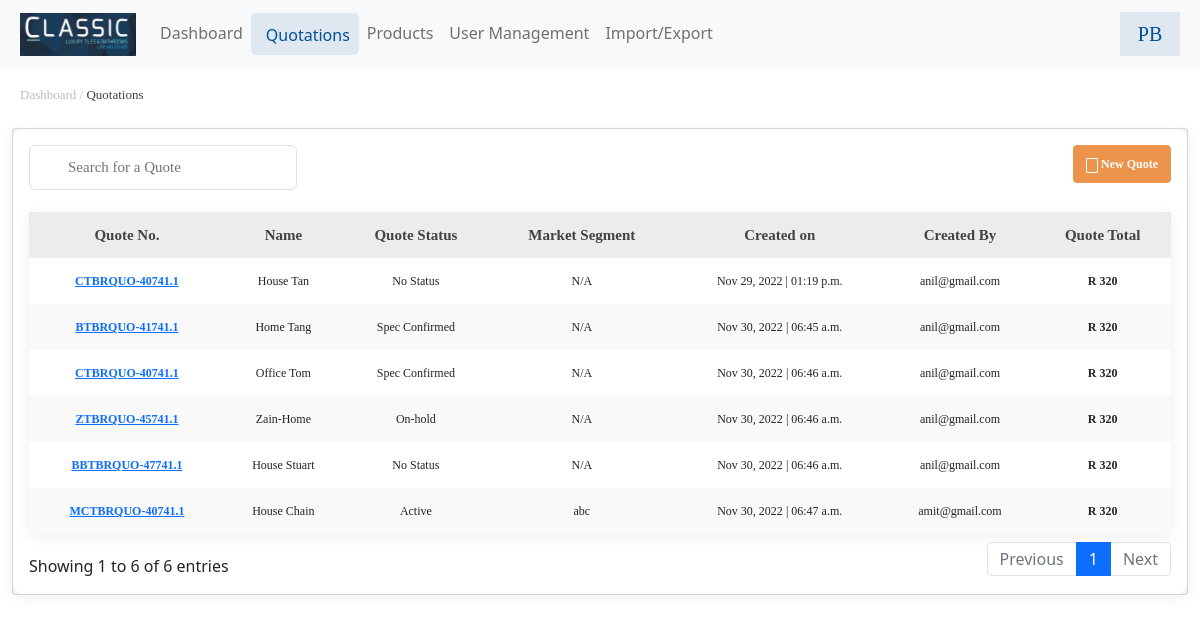
/quotations/, run on the app's committed database.
### app/models.py (models this page shows, shortened)
class Quotation(models.Model):
    quot_no = models.CharField(max_length=200)
    name = models.CharField(max_length=200)
    quot_status = models.CharField(max_length=5, choices=quotationstatus, default="no")
    market_seg = models.CharField(max_length=200)
    created_at = models.DateTimeField(auto_now_add=True)
    created_by = models.ForeignKey(User, on_delete=models.CASCADE)

### app/views.py (the view)
# urls.py: path('quotations/', views.quotation, name='quotations'),
def quotation(request):
    quots = Quotation.objects.all()
    return render(request, "quotation.html", {"quots": quots})

### app/templates/quotation.html (shortened to what this page needs)
{% extends 'base.html' %}
{% load static %}
{% block pagenav %}
<div class="content-header tab-padding-left">
    <div class="container-fluid">
        <div class="row mb-2">
            <div class="col-sm-6">
                <p class="m-0 dashboard-sub-heading">Dashboard / <span style="color:#424242 !important;">Quotations</span></p>
            </div>
        </div>
    </div>
</div>
{% endblock pagenav %}
{% block main-content %}
<section class="content tab-padding-left">
    <div class="container-fluid">
        <div class="card">
            <div class="card-body quotations-card">
                <div class="row">
                    <div class="col-md-3">
                        <div class="form-group has-search">
                            <form action="" method="post">
                                <input type="text" class="form-control searchbox" placeholder="Search for a Quote" id="qsearch"/>
                            </form>
                        </div>
                    </div>
                    <div class="col-md-9 text-right">
                        <button class="btn btn-warning new-quotations-btn"><i class="fa fa-plus quotation-plus-icon"></i> New Quote</button>
                    </div>
                </div>
                <table id="example1" class="table text-center quotations-table">
                    <thead>
                    <tr  class="heading">
                        <th>Quote No.</th>
                        <th>Name</th>
                        <th>Quote Status</th>
                        <th>Market Segment</th>
                        <th>Created on</th>
                        <th>Created By</th>
                        <th>Quote Total</th>
                    </tr>
                    </thead>
                    <tbody id="qtbody">
                    {% for q in quots %}
                    <tr>
                        <td class="fw-bold"><a href="{% url 'quotdetail' q.id %}">{{q.quot_no}}</a></td>
                        <td>{{q.name}}</td>
                        <td>{{q.get_quot_status_display}}</td>
                        <td>{{q.market_seg}}</td>
                        <td>{{q.created_at|date:"M d, Y"}} | {{q.created_at|time:"h:i a"}}</td>
                        <td>{{q.created_by.email}}</td>
                        <td class="fw-bold">R 320</td>
                    </tr>
                    {% endfor %}
                    </tbody>
                </table>
            </div>
        </div>
    </div>
</section>
{% endblock main-content %}

### data on the page
Quotation: quot_no "CTBRQUO-40741.1", name "House Tan", quot_status "No Status", market_seg "N/A", created_at "Nov 29, 2022", created_at "01:19 p.m.", created_by.email "anil@gmail.com"
Quotation: quot_no "BTBRQUO-41741.1", name "Home Tang", quot_status "Spec Confirmed", market_seg "N/A", created_at "Nov 30, 2022", created_at "06:45 a.m.", created_by.email "anil@gmail.com"
Quotation: quot_no "CTBRQUO-40741.1", name "Office Tom", quot_status "Spec Confirmed", market_seg "N/A", created_at "Nov 30, 2022", created_at "06:46 a.m.", created_by.email "anil@gmail.com"
Quotation: quot_no "ZTBRQUO-45741.1", name "Zain-Home", quot_status "On-hold", market_seg "N/A", created_at "Nov 30, 2022", created_at "06:46 a.m.", created_by.email "anil@gmail.com"
Quotation: quot_no "BBTBRQUO-47741.1", name "House Stuart", quot_status "No Status", market_seg "N/A", created_at "Nov 30, 2022", created_at "06:46 a.m.", created_by.email "anil@gmail.com"
Quotation: quot_no "MCTBRQUO-40741.1", name "House Chain", quot_status "Active", market_seg "abc", created_at "Nov 30, 2022", created_at "06:47 a.m.", created_by.email "amit@gmail.com"
